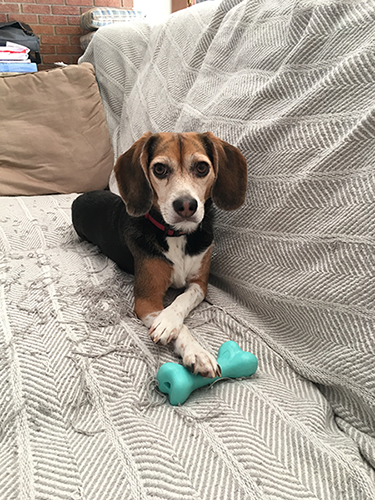
#> input picture DL_Lecture3/jemma.png, 375 x 500 px
$ jupyter execute Lecture3a.ipynb
#> lines starting #> are read from the running program, lines starting #| are printed output that depends on the picture
[cell 1]
from skimage.exposure import rescale_intensity
import numpy as np
import cv2
import matplotlib.pyplot as plt

[cell 2]
def showImage(image, isGray=False,figsize=(10, 10)):
    fig = plt.figure(figsize=figsize)
    plt.imshow(image, cmap = 'gray')
    plt.show()

[cell 3]
def convolve(image, K):
    # grab the spatial dimensions of the image and kernel
    (iH, iW) = image.shape[:2]
    (kH, kW) = K.shape[:2]

    # allocate memory for the output image, taking care to "pad"
    # the orders of the input image so the spatial size (i.e.,
    # width and height) are not reduced
    pad = (kW - 1) // 2
    image = cv2.copyMakeBorder(image, pad, pad, pad, pad,cv2.BORDER_REPLICATE)
    output = np.zeros((iH, iW), dtype="float")

    # loop over the input image, "sliding" the kernel across
    # each (x, y)-coordinate from left-to-right and top-to-bottom
    for y in np.arange(pad, iH + pad):
        for x in np.arange(pad, iW + pad):
            # extract the ROI of the image by extracting the
            # *center* region of the current (x, y)-coordinates
            # dimensions
            roi = image[y - pad:y + pad + 1, x - pad:x + pad + 1]

            # perform the actual convolution by taking the
            # element-wise multiplication between the ROI and
            # the kernel, the summing the matrix
            k = (roi * K).sum()

            # store the convolved value in the output (x, y)-
            # coordinate of the output image
            output[y - pad, x - pad] = k

    # rescale the output image to be in the range [0, 255]
    output = rescale_intensity(output, in_range=(0, 255))
    output = (output * 255).astype("uint8")

    # return the output image
    return output

[cell 4]
# construct average blurring kernels used to smooth an image
smallBlur = np.ones((7, 7), dtype="float") * (1.0 / (7 * 7))
largeBlur = np.ones((21, 21), dtype="float") * (1.0 / (21 * 21))

# construct a sharpening filter
sharpen = np.array((
    [0, -1, 0],
    [-1, 5, -1],
    [0, -1, 0]), dtype="int")

# construct the Laplacian kernel used to detect edge-like
# regions of an image
laplacian = np.array((
    [0, 1, 0],
    [1, -4, 1],
    [0, 1, 0]), dtype="int")

# construct the Sobel x-axis kernel
sobelX = np.array((
    [-1, 0, 1],
    [-2, 0, 2],
    [-1, 0, 1]), dtype="int")

# construct the Sobel y-axis kernel
sobelY = np.array((
    [-1, -2, -1],
    [0, 0, 0],
    [1, 2, 1]), dtype="int")

# construct an emboss kernel
emboss = np.array((
    [-2, -1, 0],
    [-1, 1, 1],
    [0, 1, 2]), dtype="int")

# construct the kernel bank, a list of kernels we're going to apply
# using both our custom `convole` function and OpenCV's `filter2D`
# function
kernelBank = (
    ("small_blur", smallBlur),
    ("large_blur", largeBlur),
    ("sharpen", sharpen),
    ("laplacian", laplacian),
    ("sobel_x", sobelX),
    ("sobel_y", sobelY),
    ("emboss", emboss))

[cell 5]
# load the input image and convert it to grayscale
image = cv2.imread('jemma.png')
#> image is the input picture: shape (500, 375, 3); mean B, G, R 151.5, 162.1, 170.1
gray = cv2.cvtColor(image, cv2.COLOR_BGR2GRAY)
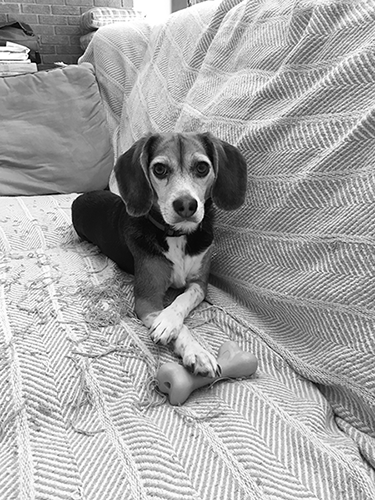
#> gray: shape (500, 375); min 0, max 255, mean 163.3

# loop over the kernels
for (kernelName, K) in kernelBank:
    # apply the kernel to the grayscale image using both our custom
    # `convolve` function and OpenCV's `filter2D` function
    print("[INFO] applying {} kernel".format(kernelName))
    convolveOutput = convolve(gray, K)
    opencvOutput = cv2.filter2D(gray, -1, K)

    # show the output images
    print("Original image")
    showImage(gray)

    print("kernel {} - implemented from scratch".format(kernelName))
    showImage(convolveOutput)

    print("kernel {} - openCV implementation".format(kernelName))
    showImage(opencvOutput)
#> this loop made 7 passes
#> pass 1, in convolve, `image = cv2.copyMakeBorder(image, pad, pad, pad, pad,cv2.BORDER_REPLIC..`:
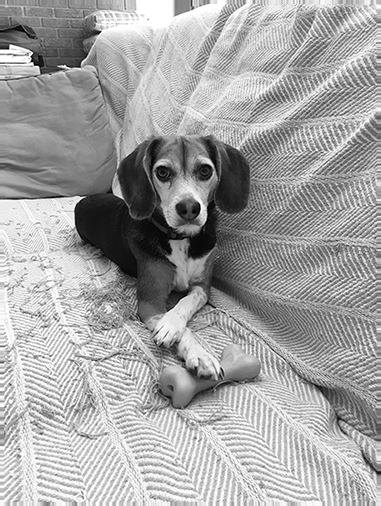
#> image: shape (506, 381); min 0, max 255, mean 163.9
#> pass 1, `convolveOutput = convolve(gray, K)`:
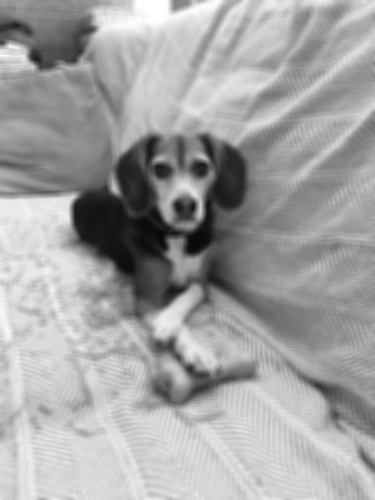
#> convolveOutput: shape (500, 375); min 9, max 255, mean 162.8
#> pass 2, in convolve (call 2), `image = cv2.copyMakeBorder(image, pad, pad, pad, pad,cv2.BORDER_REPLIC..`:
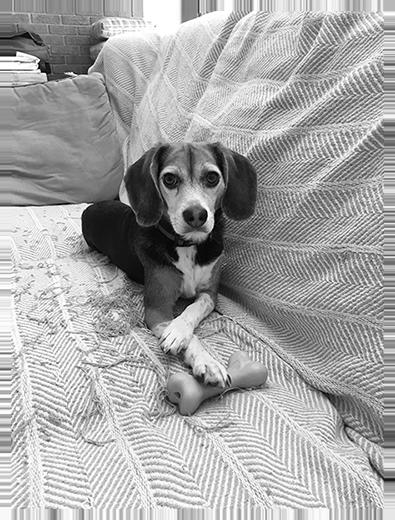
#> image: shape (520, 395); min 0, max 255, mean 165.2
#> pass 2, in showImage (call 5), `plt.show()`:
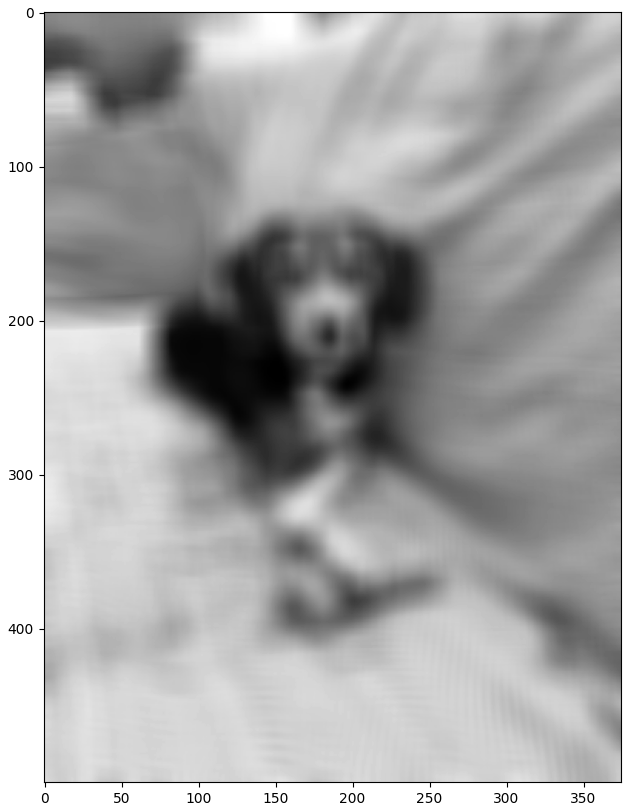
#> figure drawn by matplotlib, 1 panel
#> after the loop:
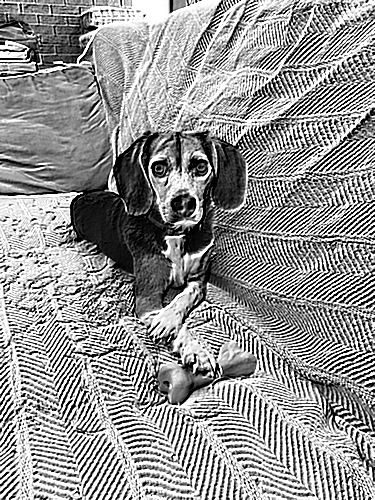
#> convolveOutput: shape (500, 375); min 0, max 255, mean 148.3
